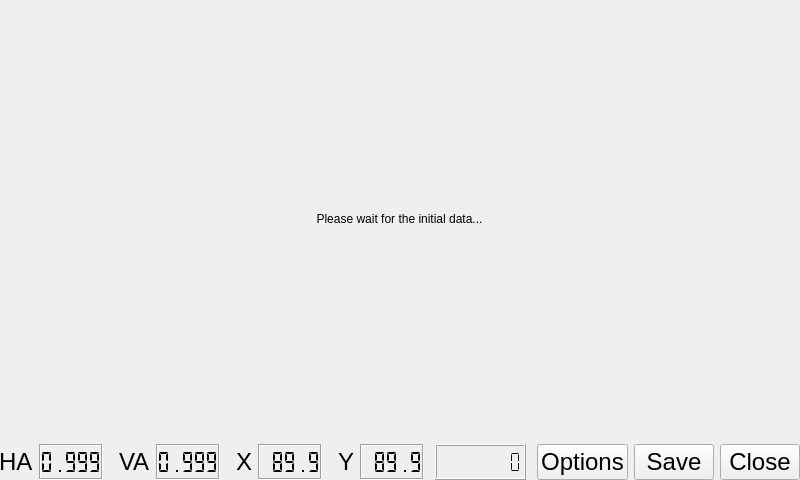
<?xml version="1.0" encoding="UTF-8"?>
<ui version="4.0">
 <class>SpectrumView</class>
 <widget class="QWidget" name="SpectrumView">
  <property name="geometry">
   <rect>
    <x>0</x>
    <y>0</y>
    <width>800</width>
    <height>480</height>
   </rect>
  </property>
  <property name="windowTitle">
   <string>Spectrum</string>
  </property>
  <property name="autoFillBackground">
   <bool>true</bool>
  </property>
  <widget class="QWidget" name="verticalLayoutWidget">
   <property name="geometry">
    <rect>
     <x>-1</x>
     <y>-1</y>
     <width>801</width>
     <height>481</height>
    </rect>
   </property>
   <layout class="QVBoxLayout" name="layout_main">
    <item>
     <spacer name="verticalSpacer">
      <property name="orientation">
       <enum>Qt::Vertical</enum>
      </property>
      <property name="sizeHint" stdset="0">
       <size>
        <width>20</width>
        <height>40</height>
       </size>
      </property>
     </spacer>
    </item>
    <item>
     <widget class="QLabel" name="label_wait">
      <property name="text">
       <string>Please wait for the initial data...</string>
      </property>
      <property name="alignment">
       <set>Qt::AlignCenter</set>
      </property>
     </widget>
    </item>
    <item>
     <spacer name="verticalSpacer_2">
      <property name="orientation">
       <enum>Qt::Vertical</enum>
      </property>
      <property name="sizeHint" stdset="0">
       <size>
        <width>20</width>
        <height>40</height>
       </size>
      </property>
     </spacer>
    </item>
    <item>
     <layout class="QHBoxLayout" name="horizontalLayout">
      <item>
       <widget class="QLabel" name="label_average">
        <property name="font">
         <font>
          <pointsize>18</pointsize>
         </font>
        </property>
        <property name="text">
         <string>HA</string>
        </property>
       </widget>
      </item>
      <item>
       <widget class="QLCDNumber" name="lcd_h_average">
        <property name="font">
         <font>
          <pointsize>16</pointsize>
         </font>
        </property>
        <property name="frameShape">
         <enum>QFrame::Box</enum>
        </property>
        <property name="frameShadow">
         <enum>QFrame::Sunken</enum>
        </property>
        <property name="smallDecimalPoint">
         <bool>false</bool>
        </property>
        <property name="segmentStyle">
         <enum>QLCDNumber::Flat</enum>
        </property>
        <property name="value" stdset="0">
         <double>0.999000000000000</double>
        </property>
       </widget>
      </item>
      <item>
       <spacer name="horizontalSpacer">
        <property name="orientation">
         <enum>Qt::Horizontal</enum>
        </property>
        <property name="sizeType">
         <enum>QSizePolicy::Minimum</enum>
        </property>
        <property name="sizeHint" stdset="0">
         <size>
          <width>10</width>
          <height>20</height>
         </size>
        </property>
       </spacer>
      </item>
      <item>
       <widget class="QLabel" name="label_average_2">
        <property name="font">
         <font>
          <pointsize>18</pointsize>
         </font>
        </property>
        <property name="text">
         <string>VA</string>
        </property>
       </widget>
      </item>
      <item>
       <widget class="QLCDNumber" name="lcd_v_average">
        <property name="font">
         <font>
          <pointsize>16</pointsize>
         </font>
        </property>
        <property name="frameShape">
         <enum>QFrame::Box</enum>
        </property>
        <property name="frameShadow">
         <enum>QFrame::Sunken</enum>
        </property>
        <property name="smallDecimalPoint">
         <bool>false</bool>
        </property>
        <property name="segmentStyle">
         <enum>QLCDNumber::Flat</enum>
        </property>
        <property name="value" stdset="0">
         <double>0.999000000000000</double>
        </property>
       </widget>
      </item>
      <item>
       <spacer name="horizontalSpacer_2">
        <property name="orientation">
         <enum>Qt::Horizontal</enum>
        </property>
        <property name="sizeType">
         <enum>QSizePolicy::Minimum</enum>
        </property>
        <property name="sizeHint" stdset="0">
         <size>
          <width>10</width>
          <height>20</height>
         </size>
        </property>
       </spacer>
      </item>
      <item>
       <widget class="QLabel" name="label_x">
        <property name="font">
         <font>
          <pointsize>18</pointsize>
         </font>
        </property>
        <property name="text">
         <string>X</string>
        </property>
       </widget>
      </item>
      <item>
       <widget class="QLCDNumber" name="lcd_x">
        <property name="font">
         <font>
          <pointsize>16</pointsize>
         </font>
        </property>
        <property name="styleSheet">
         <string notr="true"/>
        </property>
        <property name="frameShadow">
         <enum>QFrame::Sunken</enum>
        </property>
        <property name="segmentStyle">
         <enum>QLCDNumber::Flat</enum>
        </property>
        <property name="value" stdset="0">
         <double>89.900000000000006</double>
        </property>
       </widget>
      </item>
      <item>
       <spacer name="horizontalSpacer_3">
        <property name="orientation">
         <enum>Qt::Horizontal</enum>
        </property>
        <property name="sizeType">
         <enum>QSizePolicy::Minimum</enum>
        </property>
        <property name="sizeHint" stdset="0">
         <size>
          <width>10</width>
          <height>20</height>
         </size>
        </property>
       </spacer>
      </item>
      <item>
       <widget class="QLabel" name="label_y">
        <property name="font">
         <font>
          <pointsize>18</pointsize>
         </font>
        </property>
        <property name="text">
         <string>Y</string>
        </property>
       </widget>
      </item>
      <item>
       <widget class="QLCDNumber" name="lcd_y">
        <property name="font">
         <font>
          <pointsize>16</pointsize>
         </font>
        </property>
        <property name="styleSheet">
         <string notr="true"/>
        </property>
        <property name="frameShadow">
         <enum>QFrame::Sunken</enum>
        </property>
        <property name="segmentStyle">
         <enum>QLCDNumber::Flat</enum>
        </property>
        <property name="value" stdset="0">
         <double>89.900000000000006</double>
        </property>
       </widget>
      </item>
      <item>
       <spacer name="horizontalSpacer_1">
        <property name="orientation">
         <enum>Qt::Horizontal</enum>
        </property>
        <property name="sizeType">
         <enum>QSizePolicy::Expanding</enum>
        </property>
        <property name="sizeHint" stdset="0">
         <size>
          <width>20</width>
          <height>20</height>
         </size>
        </property>
       </spacer>
      </item>
      <item>
       <widget class="QLCDNumber" name="lcd_time">
        <property name="styleSheet">
         <string notr="true">color: #111111;</string>
        </property>
        <property name="frameShadow">
         <enum>QFrame::Raised</enum>
        </property>
        <property name="digitCount">
         <number>8</number>
        </property>
        <property name="segmentStyle">
         <enum>QLCDNumber::Flat</enum>
        </property>
        <property name="value" stdset="0">
         <double>0.000000000000000</double>
        </property>
        <property name="intValue" stdset="0">
         <number>0</number>
        </property>
       </widget>
      </item>
      <item>
       <spacer name="horizontalSpacer_5">
        <property name="orientation">
         <enum>Qt::Horizontal</enum>
        </property>
        <property name="sizeType">
         <enum>QSizePolicy::Expanding</enum>
        </property>
        <property name="sizeHint" stdset="0">
         <size>
          <width>20</width>
          <height>20</height>
         </size>
        </property>
       </spacer>
      </item>
      <item>
       <widget class="QPushButton" name="button_options">
        <property name="font">
         <font>
          <pointsize>18</pointsize>
         </font>
        </property>
        <property name="text">
         <string>Options</string>
        </property>
       </widget>
      </item>
      <item>
       <widget class="QPushButton" name="button_save">
        <property name="font">
         <font>
          <pointsize>18</pointsize>
         </font>
        </property>
        <property name="text">
         <string>Save</string>
        </property>
       </widget>
      </item>
      <item>
       <widget class="QPushButton" name="button_close">
        <property name="minimumSize">
         <size>
          <width>0</width>
          <height>0</height>
         </size>
        </property>
        <property name="maximumSize">
         <size>
          <width>16777215</width>
          <height>16777215</height>
         </size>
        </property>
        <property name="font">
         <font>
          <pointsize>18</pointsize>
         </font>
        </property>
        <property name="text">
         <string>Close</string>
        </property>
       </widget>
      </item>
     </layout>
    </item>
   </layout>
  </widget>
 </widget>
 <resources>
  <include location="../resources.qrc"/>
 </resources>
 <connections>
  <connection>
   <sender>button_close</sender>
   <signal>clicked()</signal>
   <receiver>SpectrumView</receiver>
   <slot>close()</slot>
   <hints>
    <hint type="sourcelabel">
     <x>744</x>
     <y>357</y>
    </hint>
    <hint type="destinationlabel">
     <x>399</x>
     <y>239</y>
    </hint>
   </hints>
  </connection>
 </connections>
</ui>
